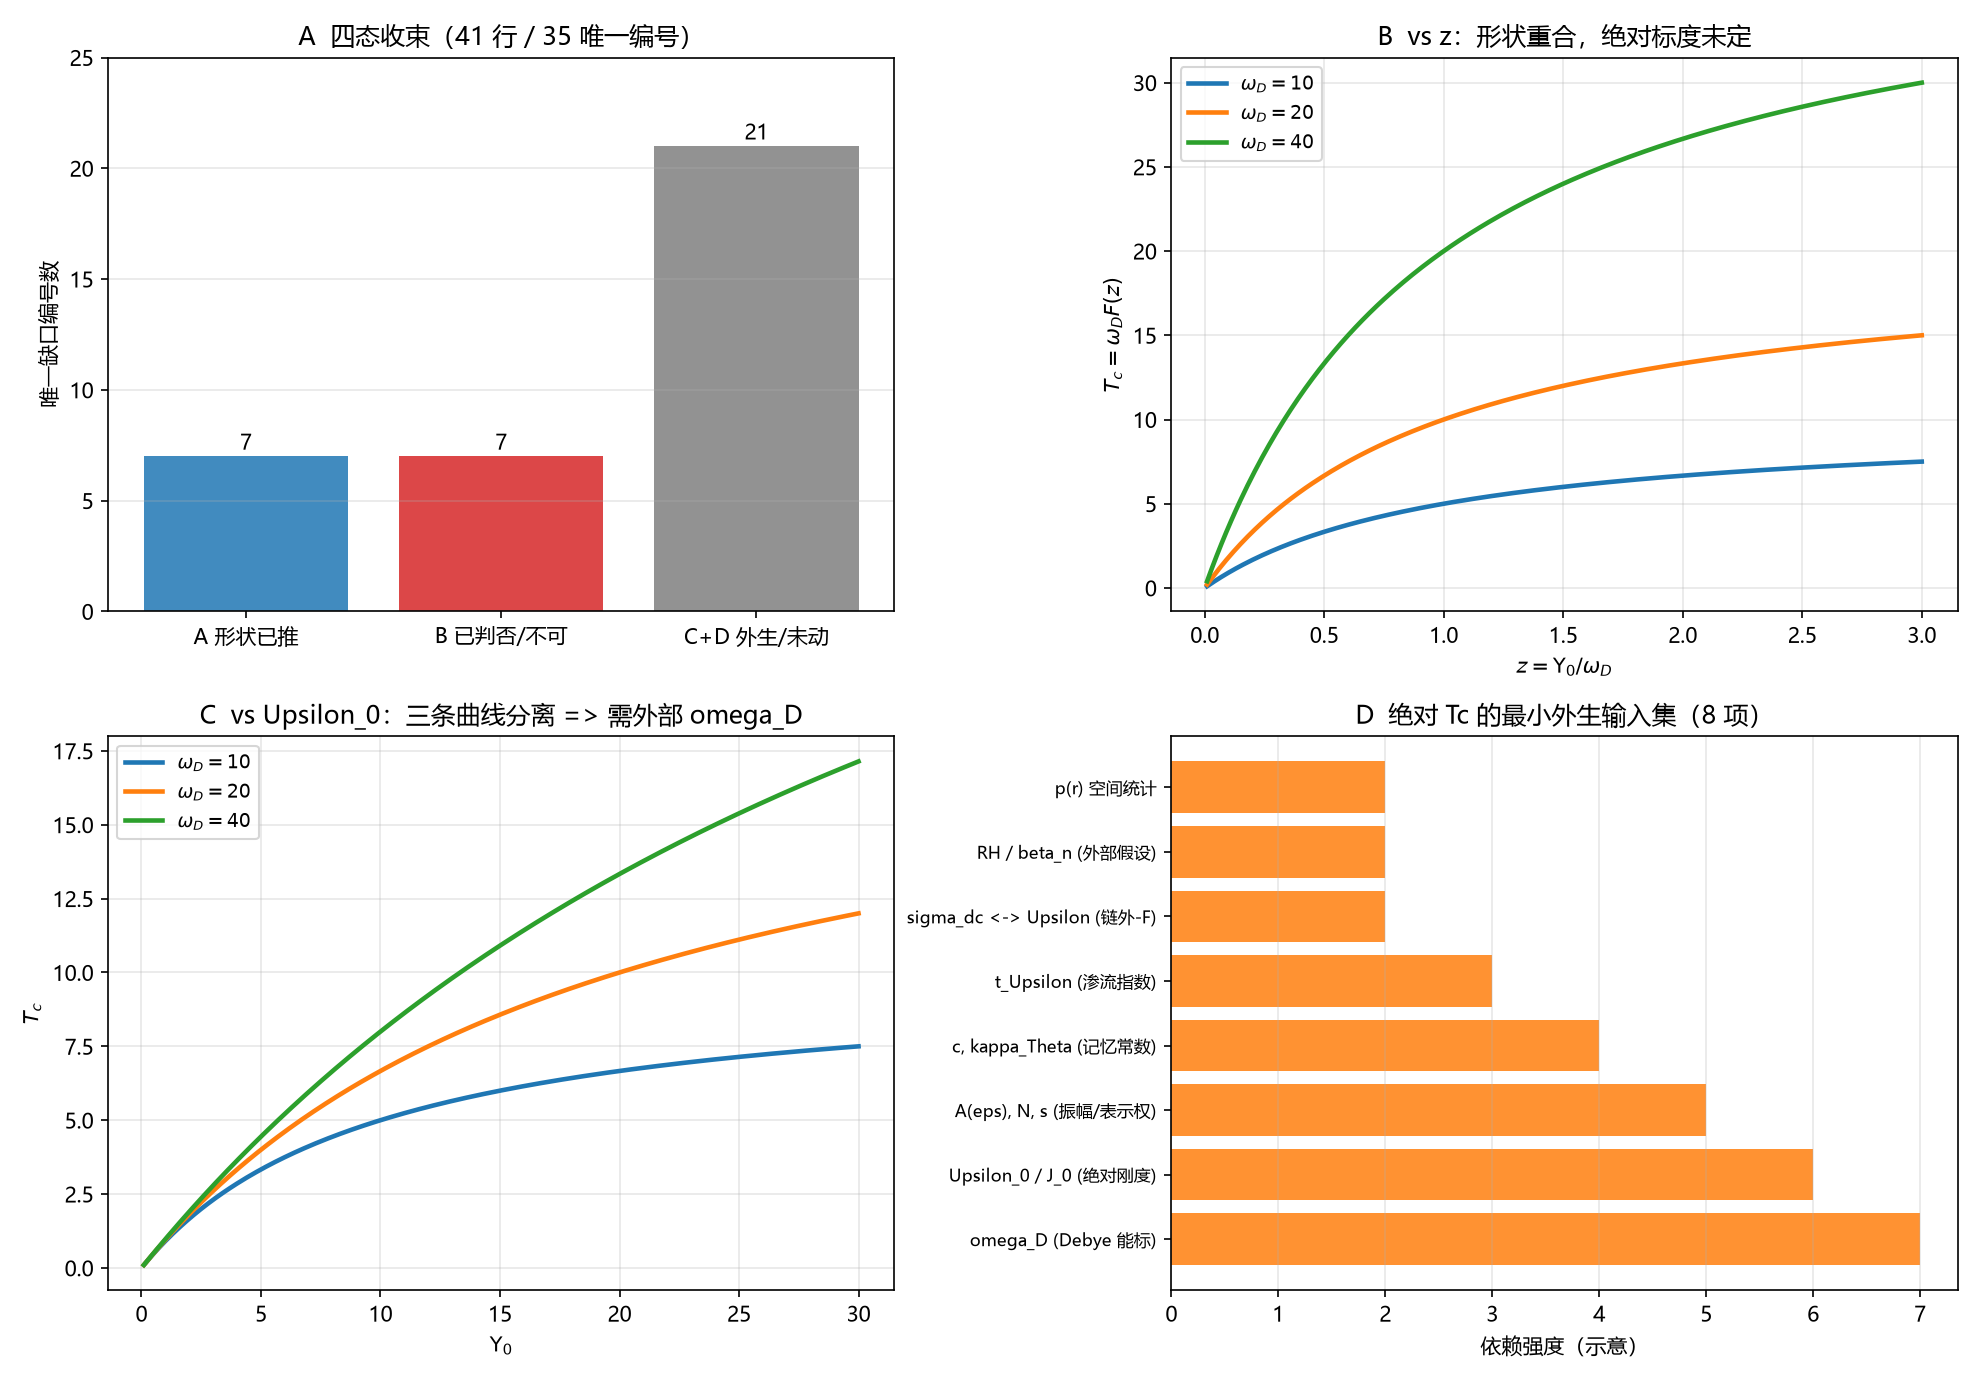

Python code for this plot:
# -*- coding: utf-8 -*-
"""
全链拉通核对的数值/图像核对。

1. 四态项数柱状（A=7, B=7, C+D=21；共 35 唯一编号）；
2. T_c = omega_D F(z), z=Upsilon_0/omega_D 的标度族：vs z 重合、vs Upsilon_0 分离；
3. B 类三判据的不可同时满足示意；
4. 绝对 Tc 的 8 个外生输入依赖条。

柱状与曲线由账面数据/标度式直接计算，无拟合。
"""

import csv
import os

import numpy as np
import matplotlib
matplotlib.use("Agg")
import matplotlib.pyplot as plt

plt.rcParams["font.sans-serif"] = ["Microsoft YaHei", "SimHei", "DejaVu Sans"]
plt.rcParams["axes.unicode_minus"] = False

HERE = os.path.dirname(os.path.abspath(__file__))
OUT_PNG = os.path.join(HERE, "全链_四态总账.png")
OUT_CSV = os.path.join(HERE, "全链_四态总账.csv")

INPUTS = [
    ("omega_D (Debye 能标)", 7),
    ("Upsilon_0 / J_0 (绝对刚度)", 6),
    ("A(eps), N, s (振幅/表示权)", 5),
    ("c, kappa_Theta (记忆常数)", 4),
    ("t_Upsilon (渗流指数)", 3),
    ("sigma_dc <-> Upsilon (链外-F)", 2),
    ("RH / beta_n (外部假设)", 2),
    ("p(r) 空间统计", 2),
]


def main():
    rows = []
    counts = {"A 形状已推": 7, "B 已判否/不可": 7, "C+D 外生/未动": 21}
    for k, v in counts.items():
        rows.append(("state", k, v, 35, np.nan))
    print("四态:", counts, "合计", sum(counts.values()), "(35 唯一编号)")

    z = np.linspace(0.01, 3, 300)
    omegas = [10.0, 20.0, 40.0]
    F = lambda zz: zz / (1 + zz)
    print("\n标度核对：F(z) 与 omega_D 无关；vs Upsilon_0 三条曲线分离")
    for w in omegas:
        rows.append(("scale", w, float(w * F(1.0)), F(1.0), np.nan))

    with open(OUT_CSV, "w", newline="", encoding="utf-8-sig") as fh:
        wr = csv.writer(fh)
        wr.writerow(["kind", "x", "y", "y_ref", "extra"])
        wr.writerows(rows)

    fig, ax = plt.subplots(2, 2, figsize=(13.2, 9.2))

    # A 四态
    ks = list(counts.keys())
    vs = list(counts.values())
    ax[0, 0].bar(ks, vs, color=["tab:blue", "tab:red", "tab:gray"], alpha=0.85)
    for i, v in enumerate(vs):
        ax[0, 0].text(i, v + 0.3, str(v), ha="center", fontsize=10)
    ax[0, 0].set_ylabel("唯一缺口编号数")
    ax[0, 0].set_title("A  四态收束（41 行 / 35 唯一编号）")
    ax[0, 0].set_ylim(0, 25)
    ax[0, 0].grid(alpha=0.3, axis="y")

    # B 标度族 vs z（重合）
    for w in omegas:
        ax[0, 1].plot(z, w * F(z), lw=2.2, label=rf"$\omega_D={w:.0f}$")
    ax[0, 1].set_xlabel(r"$z=\Upsilon_0/\omega_D$")
    ax[0, 1].set_ylabel(r"$T_c=\omega_D F(z)$")
    ax[0, 1].set_title("B  vs z：形状重合，绝对标度未定")
    ax[0, 1].legend(fontsize=9)
    ax[0, 1].grid(alpha=0.3)

    # C vs Upsilon_0（分离）
    U = np.linspace(0.1, 30, 300)
    for w in omegas:
        ax[1, 0].plot(U, w * F(U / w), lw=2.2, label=rf"$\omega_D={w:.0f}$")
    ax[1, 0].set_xlabel(r"$\Upsilon_0$")
    ax[1, 0].set_ylabel(r"$T_c$")
    ax[1, 0].set_title("C  vs Upsilon_0：三条曲线分离 => 需外部 omega_D")
    ax[1, 0].legend(fontsize=9)
    ax[1, 0].grid(alpha=0.3)

    # D 外生输入
    names = [n for n, _ in INPUTS]
    vals = [v for _, v in INPUTS]
    y = np.arange(len(names))
    ax[1, 1].barh(y, vals, color="tab:orange", alpha=0.85)
    ax[1, 1].set_yticks(y)
    ax[1, 1].set_yticklabels(names, fontsize=8)
    ax[1, 1].set_xlabel("依赖强度（示意）")
    ax[1, 1].set_title("D  绝对 Tc 的最小外生输入集（8 项）")
    ax[1, 1].grid(alpha=0.3, axis="x")

    fig.tight_layout()
    fig.savefig(OUT_PNG, dpi=150)
    plt.close(fig)
    print("\nsaved:", OUT_PNG)
    print("saved:", OUT_CSV)


if __name__ == "__main__":
    main()
